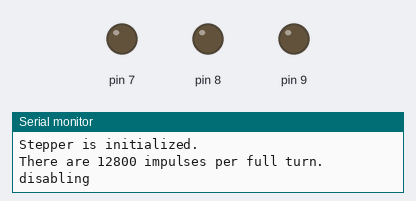
Simulated run of this sketch. Board: Arduino Uno, built with avr-gcc and run on an emulated ATmega328P. Parts: output pins drawn as LEDs (lit = HIGH), the last lines printed to the serial monitor.

Above: at 1.5 s.
At 4.5 s:
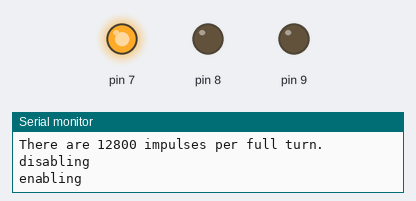
Timing chart, 0 to 7.9 s (numbered marks = the images above):
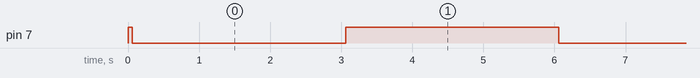

The sketch:

StepperClassUpdated.ino
```cpp
long NUM_OF_IMPULSES_PER_TURN = 32000;
int GEARBOX = 1;
int SHIFTS = 8;

/*******************************************************************
 * STEPPER MOTOR CLASS: ШАГОВЫЙ ДВИГАТЕЛЬ ЧЕРЕЗ SD8825
 ******************************************************************/

#define CW   1
#define CCW -1

class StepperMotor {
private:

 int ports[3]; //0: dir, 1: pull, 2: enable
 int dir = 1;
 int pause = 3;
 int micropause = 2;
 int resolution; //1: 1/1, 2: 1/2, 4: 1/4, 8: 1/8, 16: 1/16...
 int fullTurn = 400; //200 by default, 400 high resolution motorp

public:
 StepperMotor(int dir_, int pull_, int enable_, int resolution_);
 void inits();
 void stepCW();   //один шаг по часовой стрелки
 void stepCCW();  //один шаг против часовой стрелки
 void moveNumOfSteps(int steps_, int dir_);
 void shift(int dir_);
 void disable();
 void enable();
};

StepperMotor::StepperMotor(int dir_, int pull_, int enable_, int resolution_) { this->ports[0] = dir_; this->ports[1] = pull_; this->ports[2] = enable_; resolution = resolution_; }
void StepperMotor::inits() {

    pinMode(this->ports[0], OUTPUT);
    pinMode(this->ports[1], OUTPUT);
    pinMode(this->ports[2], OUTPUT);
    digitalWrite(this->ports[2], HIGH),
    delay(50);
    Serial.println("Stepper is initialized.");
    NUM_OF_IMPULSES_PER_TURN = fullTurn * resolution * GEARBOX;
    Serial.print("There are ");
    Serial.print(NUM_OF_IMPULSES_PER_TURN);
    Serial.print(" impulses per full turn.\n");

    }

void StepperMotor::stepCW(){

    digitalWrite(this->ports[0], true);
    delayMicroseconds(pause);

    digitalWrite(this->ports[1], LOW);
    delayMicroseconds(micropause);
    digitalWrite(this->ports[1], HIGH);
    delayMicroseconds(micropause);

    digitalWrite(this->ports[0], false);
    delayMicroseconds(pause);

    digitalWrite(this->ports[1], LOW);
    delayMicroseconds(micropause);
    digitalWrite(this->ports[1], HIGH);
    delayMicroseconds(micropause);

}

void StepperMotor::stepCCW(){

    digitalWrite(this->ports[0], true);
    delayMicroseconds(pause);

    digitalWrite(this->ports[1], HIGH);
    delayMicroseconds(micropause);
    digitalWrite(this->ports[1], LOW);
    delayMicroseconds(micropause);

    digitalWrite(this->ports[0], false);
    delayMicroseconds(pause);

    digitalWrite(this->ports[1], HIGH);
    delayMicroseconds(micropause);
    digitalWrite(this->ports[1], LOW);
    delayMicroseconds(micropause);

}

void StepperMotor::moveNumOfSteps(int steps_, int dir_){ digitalWrite(ports[2], LOW); for(int s = 0; s < steps_; s++){ if(dir_ == 1) { stepCW(); } else { stepCCW(); }} digitalWrite(this->ports[1], LOW); digitalWrite(ports[2], HIGH); }
void StepperMotor::shift(int dir_){ digitalWrite(ports[2], LOW); long steps = floor(NUM_OF_IMPULSES_PER_TURN / SHIFTS); for(int s = 0; s < steps; s++){ if(dir_ == 1) { stepCW(); } else { stepCCW(); }} digitalWrite(this->ports[1], LOW); digitalWrite(ports[2], HIGH); }
void StepperMotor::enable(){ digitalWrite(ports[2], HIGH); }
void StepperMotor::disable(){ digitalWrite(ports[2], LOW); }

StepperMotor *motorA;
void setup() {

  Serial.begin(9600);
  motorA = new StepperMotor(9, 8, 7, 32);
  motorA->inits();


}

void loop() {

Serial.println("disabling");
motorA->disable();
delay(3000);
Serial.println("enabling");
motorA->enable();
delay(3000);

//  for(int i = 0; i <= SHIFTS; i++){
//  delay(2500);
//  motorA->shift(CW);
//  Serial.println(NUM_OF_IMPULSES_PER_TURN);
//  }
//
//    for(int i = 0; i <= SHIFTS; i++){
//  delay(2500);
//  motorA->shift(CCW);
//  Serial.println(NUM_OF_IMPULSES_PER_TURN);
//  }

}
```

Measured:
- by itself, pin 7: alternates HIGH for 3.0 s and LOW for 3.0 s
